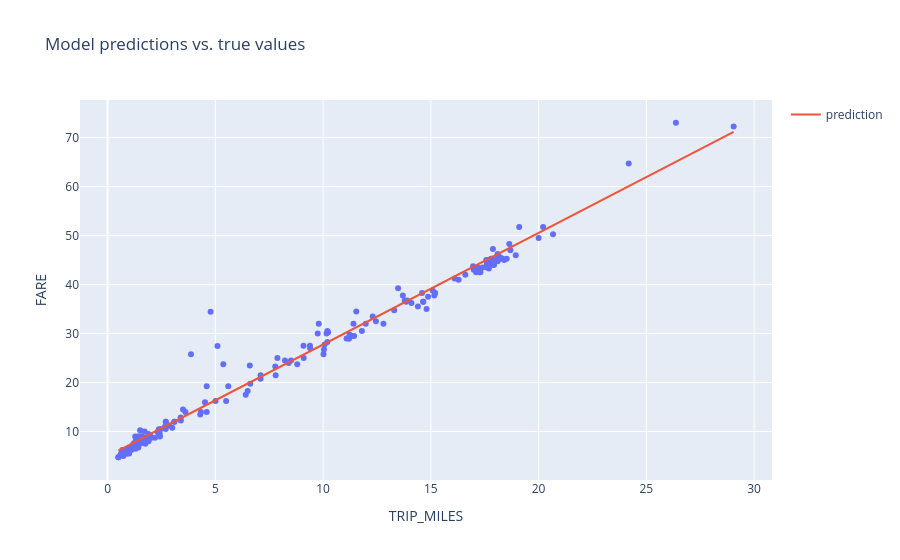

This figure's notebook cell:
### Markdown cell above
## 使用一个特征训练模型

在这一步中，你将使用**单个特征**训练一个模型，用来预测车费。前面你已经看到，`TRIP_MILES`（距离）与 ``FARE`` 的相关性最强，所以我们先用 `TRIP_MILES` 作为第一次训练的特征。

**操作说明**

1. 运行 **Experiment 1** 代码单元，用一个特征构建模型。
1. 查看训练运行的输出。
1. 通过回答以下问题来**检查你的理解**：
  * 训练多少个 epoch 后模型收敛到最终状态？
  * 这个模型对样本数据的拟合效果如何？

训练过程中，你应该会在输出中看到均方根误差（RMSE）。RMSE 的单位与标签单位相同，也就是美元。换句话说，你可以使用 RMSE 判断预测车费平均来说与观测车费相差多少美元。

### Code cell
#@title 代码 - 实验 1

# 以下变量是超参数。
settings_1 = ml_edu.experiment.ExperimentSettings(
    learning_rate = 0.001,
    number_epochs = 20,
    batch_size = 50,
    input_features = ['TRIP_MILES']
)

metrics = [keras.metrics.RootMeanSquaredError(name='rmse')]

model_1 = create_model(settings_1, metrics)

experiment_1 = train_model('one_feature', model_1, training_df, 'FARE', settings_1)

ml_edu.results.plot_experiment_metrics(experiment_1, ['rmse'])
ml_edu.results.plot_model_predictions(experiment_1, training_df, 'FARE')

### Figure 1 — Plotly figure (JSON) as saved in the notebook; plotly's stock layout.template omitted (floating-point values rounded to 4 significant figures; data arrays with more than 128 entries replaced by an {"elided": "..."} marker saying what was removed)
{"data": [{"hovertemplate": "TRIP_MILES=%{x}<br>FARE=%{y}<extra></extra>", "legendgroup": "", "marker": {"color": "#636efa", "symbol": "circle"}, "mode": "markers", "name": "", "orientation": "v", "showlegend": false, "type": "scatter", "x": {"elided": "200 float values"}, "xaxis": "x", "y": {"elided": "200 float values"}, "yaxis": "y"}, {"mode": "lines", "name": "prediction", "type": "scatter", "x": {"elided": "200 float values"}, "y": {"elided": "200 float values"}}], "layout": {"legend": {"tracegroupgap": 0}, "title": {"text": "Model predictions vs. true values"}, "xaxis": {"anchor": "y", "domain": [0, 1], "title": {"text": "TRIP_MILES"}}, "yaxis": {"anchor": "x", "domain": [0, 1], "title": {"text": "FARE"}}}}
